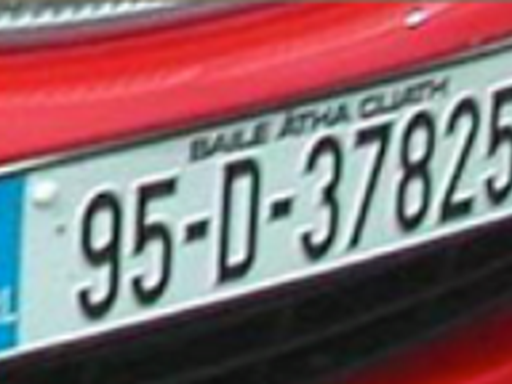
%> input picture INM460-ComputerVision/labs/LicensePlate.png (cropped and resized to the size of MATLAB's example picture), 512 x 384 px, given in place of peppers.png, which was not available
$ octave ImagesInMatla_Lecture2.m   (GNU Octave 9; MATLAB toolbox functions it lacks are replaced by stand-ins)
%> lines starting %> are read from the running program, lines starting %| are printed output that depends on the picture; pictures that were not available may be replaced by others from this repository, and a replacement may not be noted
% Images in Matlab - from Lecture 2
clear all;
clc;
I = imread('peppers.png');
%> I is the input picture: size 384x512x3 uint8; mean R, G, B 136.5, 106.2, 109.7
imshow(I); % class(I) 'uint8'
% imshow(I(:, :, 1)); % all rows, all columns, red channel
J = double(I);

% uint8 and double
% Images are typically uint8 when loaded. However, sometimes it may be
% convenient to convert them to double (e.g. for filtering). Matlab supports type
% conversions:
I = imread('peppers.png');
J = double(I);

% Conversions to greyscale
I = imread('Holiday.png');
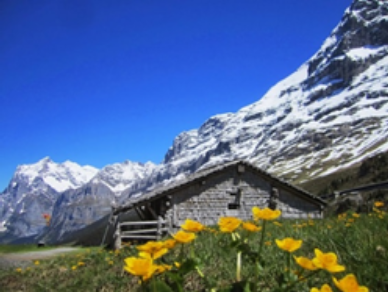
%> input picture INM460-ComputerVision/labs/Holiday.png, 388 x 292 px
%> I is the input picture: size 292x388x3 uint8; mean R, G, B 83.8, 105.5, 144.9
imshow(I);
I1 = rgb2gray(I);
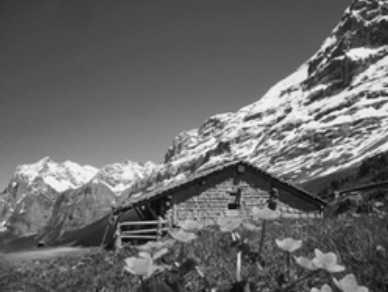
%> I1: size 292x388 uint8; min 6, max 252, mean 103.5
imshow(I1);

% Other colour space conversions
I = imread('Holiday.png');
imshow(I);
J = rgb2hsv(I);
%> J: size 292x388x3 double; mean H, S, V 0.479, 0.502, 0.623
imshow(J(:,:,1)); % H
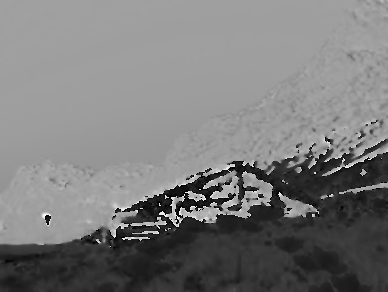
%> displayed picture: size 292x388, on the screen's scale of 0 to 255; min 0, max 253, mean 122.1
figure;
imshow(J(:,:,2)); % S
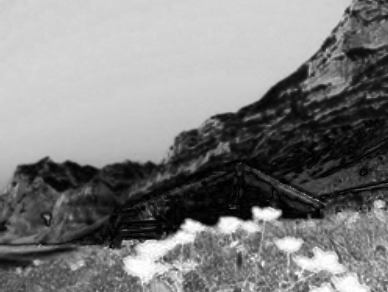
%> displayed picture: size 292x388, on the screen's scale of 0 to 255; min 0, max 255, mean 128
figure;
imshow(J(:,:,3)); % V
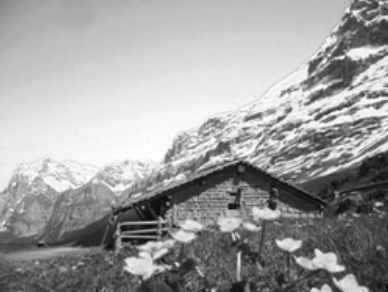
%> displayed picture: size 292x388, on the screen's scale of 0 to 255; min 7, max 255, mean 159
% and back with hsv2rgb
K = hsv2rgb(J);
